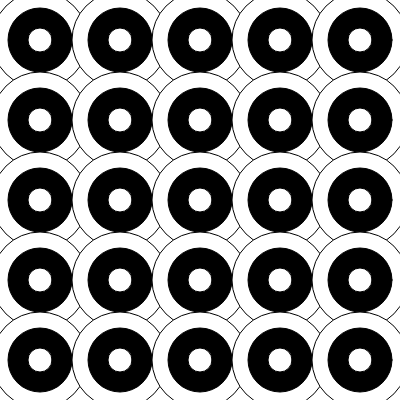
Frame 1 (no input)
Frame 60 (no input): identical to frame 1, image omitted
Frame 120 (the mouse pressed at the canvas centre since frame 60): identical to frame 1, image omitted

The p5.js sketch that drew this single still picture (run headless with seeded random() and noise() and a simulated clock; from frame 60 on, the mouse is pressed at the canvas centre):

// p5.js sketch
// ── sketch.js
var circleSize = 80;



function setup() {

  createCanvas(400, 400); // Create a canvas of size 400x400

  translate(circleSize / 2, circleSize / 2); // Translate the origin



  for (var x = 0; x < width; x += circleSize) {

    for (var y = 0; y < height; y += circleSize) {

      fill(255);

      ellipse(x, y, circleSize * 1.2, circleSize * 1.2); // Outer circle

      fill(0);

      ellipse(x, y, circleSize * 0.8, circleSize * 0.8); // Middle circle

      fill(255);

      ellipse(x, y, circleSize * 0.3, circleSize * 0.3); // Inner circle

    }

  }

}



function draw() {

  // Nothing needed here for static drawings

}
